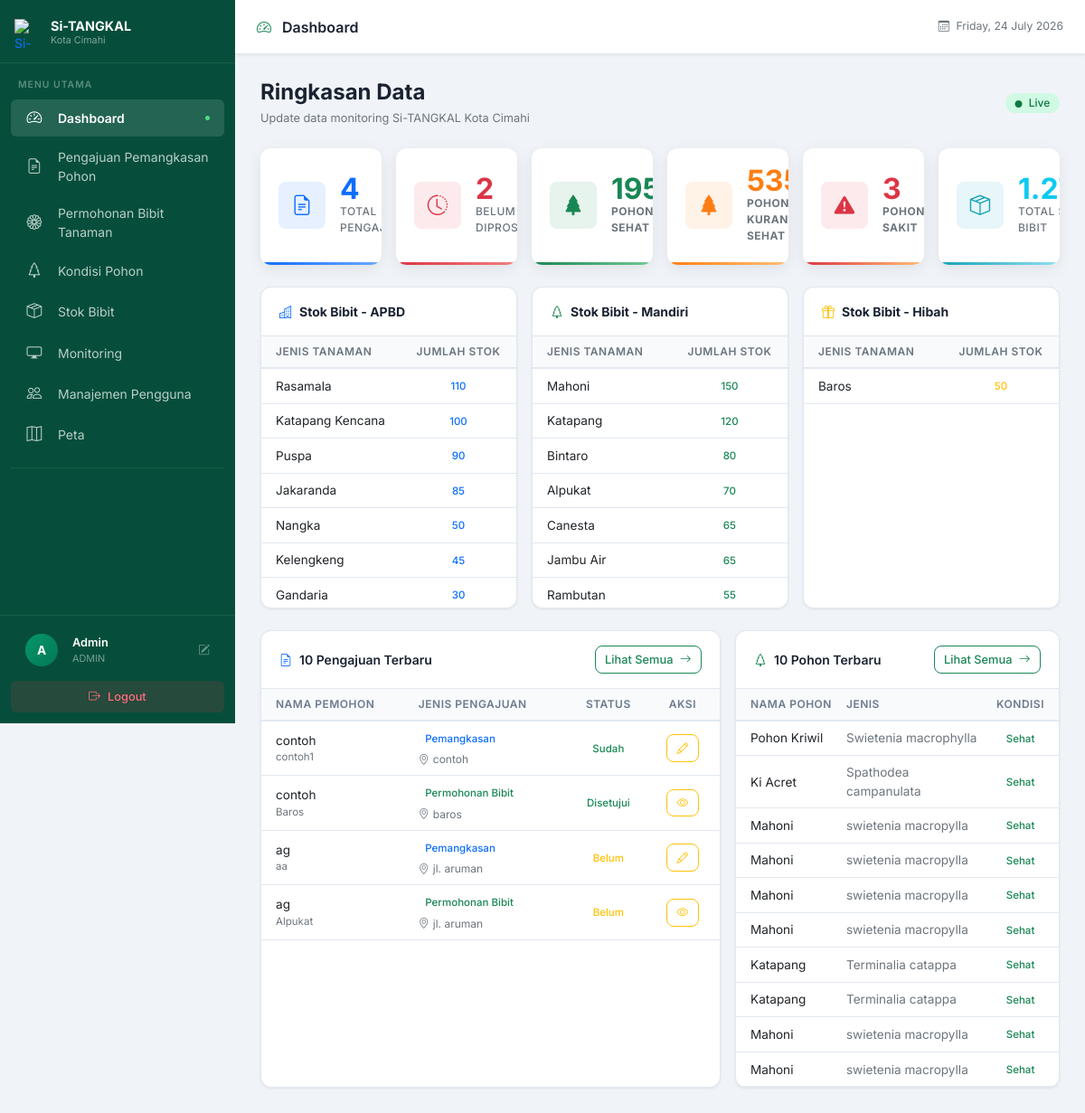
/Admin/index.php (signed in), run on the app's committed database.
### tables this page shows
CREATE TABLE `pohon` (
  `id` int NOT NULL AUTO_INCREMENT,
  `no_pohon` int DEFAULT NULL,
  `nama_lokal` varchar(100) DEFAULT NULL,
  `nama_latin` varchar(100) DEFAULT NULL,
  `family` varchar(100) DEFAULT NULL,
  `tahun_tanam` varchar(4) DEFAULT NULL,
  `habitus` varchar(15) DEFAULT NULL,
  `status_kel` varchar(75) DEFAULT NULL,
  `volume` decimal(15,8) DEFAULT '0.00000000',
  `kelas_awet` varchar(15) DEFAULT NULL,
  `kelas_kuat` varchar(15) DEFAULT NULL,
  `berat_jenis` decimal(15,8) DEFAULT '0.00000000',
  `kesehatan` enum('Sehat','Kurang Sehat','Sakit') DEFAULT 'Sehat',
  `serapan_co` decimal(15,8) DEFAULT '0.00000000',
  `produksi_o` decimal(15,8) DEFAULT NULL,
  `nama_jalan` varchar(150) DEFAULT NULL,
  `kelurahan` varchar(70) DEFAULT NULL,
  `kecamatan` varchar(70) DEFAULT NULL,
  `koordinat_x` decimal(11,8) DEFAULT '0.00000000',
  `koordinat_y` decimal(10,8) DEFAULT NULL,
  `keterangan` text,
  `foto` varchar(150) DEFAULT NULL,
  `flag` enum('0','1') DEFAULT '0',
  `umur_pohon` varchar(4) DEFAULT NULL,
  PRIMARY KEY (`id`) USING BTREE
);

### Admin/index.php (the view, shortened to what the rows shown need)
<?php
require_once __DIR__ . '/../config.php';
try {
    $pohonModel     = new PohonModel($config);
    $latestPohon     = $pohonModel->getLatest(10);
} catch (PDOException $e) {
    die("Gagal mengambil data: " . $e->getMessage());
}
require_once 'layouts/header.php';
require_once 'layouts/sidebar.php';
?>
<div class="row g-3 mb-4">
    <div class="col-12 col-lg-4">
        <div class="card h-100">
            <div class="card-body p-0">
                <div class="table-responsive overflow-auto" style="max-height: 300px;">
                    <table class="table table-hover mb-0" style="font-size: 0.85rem;">
                        <thead class="bg-light sticky-top" style="z-index: 1;">
                            <tr>
                                <th class="ps-3 text-muted text-uppercase">Jenis Tanaman</th>
                                <th class="text-center pe-3 text-muted text-uppercase" style="width: 120px;">Jumlah Stok</th>
                            </tr>
                        </thead>
                    </table>
                </div>
            </div>
        </div>
    </div>
    <div class="col-12 col-lg-4">
        <div class="card h-100">
            <div class="card-body p-0">
                <div class="table-responsive overflow-auto" style="max-height: 300px;">
                    <table class="table table-hover mb-0" style="font-size: 0.85rem;">
                        <thead class="bg-light sticky-top" style="z-index: 1;">
                            <tr>
                                <th class="ps-3 text-muted text-uppercase">Jenis Tanaman</th>
                                <th class="text-center pe-3 text-muted text-uppercase" style="width: 120px;">Jumlah Stok</th>
                            </tr>
                        </thead>
                    </table>
                </div>
            </div>
        </div>
    </div>
    <div class="col-12 col-lg-4">
        <div class="card h-100">
            <div class="card-body p-0">
                <div class="table-responsive overflow-auto" style="max-height: 300px;">
                    <table class="table table-hover mb-0" style="font-size: 0.85rem;">
                        <thead class="bg-light sticky-top" style="z-index: 1;">
                            <tr>
                                <th class="ps-3 text-muted text-uppercase">Jenis Tanaman</th>
                                <th class="text-center pe-3 text-muted text-uppercase" style="width: 120px;">Jumlah Stok</th>
                            </tr>
                        </thead>
                    </table>
                </div>
            </div>
        </div>
    </div>
</div>
<div class="row g-3">
    <div class="col-12 col-xl-7">
        <div class="card h-100">
            <div class="card-body p-0">
                <div class="table-responsive">
                    <table class="table table-hover mb-0" style="cursor:default;">
                        <thead>
                            <tr>
                                <th class="ps-3">Nama Pemohon</th>
                                <th>Jenis Pengajuan</th>
                                <th class="text-center">Status</th>
                                <th class="text-center pe-3">Aksi</th>
                            </tr>
                        </thead>
                    </table>
                </div>
            </div>
        </div>
    </div>
    <div class="col-12 col-xl-5">
        <div class="card h-100">
            <div class="card-body p-0">
                <div class="table-responsive">
                    <table class="table table-hover mb-0" style="cursor:default;">
                        <thead>
                            <tr>
                                <th class="ps-3">Nama Pohon</th>
                                <th>Jenis</th>
                                <th class="text-center pe-3">Kondisi</th>
                            </tr>
                        </thead>
                        <tbody>
                            <?php if (!empty($latestPohon)): ?>
                                <?php foreach ($latestPohon as $row):
                                    $kondisi = htmlspecialchars($row['kesehatan']);
                                    $badgeClass = match ($row['kesehatan']) {
                                        'Sehat'        => 'bg-success-subtle text-success',
                                        'Kurang Baik'  => 'bg-warning-subtle text-warning',
                                        'MATI'         => 'bg-danger-subtle text-danger',
                                        default        => 'bg-secondary-subtle text-secondary',
                                    };
                                ?>
                                <tr onclick="window.location='pohon.php'">
                                    <td class="ps-3 fw-500">
                                        <?= htmlspecialchars($row['nama_lokal']) ?>
                                    </td>
                                    <td class="text-muted"><?= htmlspecialchars($row['nama_latin']) ?></td>
                                    <td class="text-center pe-3">
                                        <span class="badge rounded-pill <?= $badgeClass ?>"><?= $kondisi ?></span>
                                    </td>
                                </tr>
                                <?php endforeach; ?>
                            <?php endif; ?>
                        </tbody>
                    </table>
                </div>
            </div>
        </div>
    </div>
</div>
<?php require_once 'layouts/footer.php'; ?>

### data on the page
pohon: nama_lokal "Pohon Kriwil", nama_latin "Swietenia macrophylla", kesehatan "Sehat"
pohon: nama_lokal "Ki Acret", nama_latin "Spathodea campanulata", kesehatan "Sehat"
pohon: nama_lokal "Mahoni", nama_latin "swietenia macropylla", kesehatan "Sehat"
pohon: nama_lokal "Mahoni", nama_latin "swietenia macropylla", kesehatan "Sehat"
pohon: nama_lokal "Mahoni", nama_latin "swietenia macropylla", kesehatan "Sehat"
pohon: nama_lokal "Mahoni", nama_latin "swietenia macropylla", kesehatan "Sehat"
pohon: nama_lokal "Katapang", nama_latin "Terminalia catappa", kesehatan "Sehat"
pohon: nama_lokal "Katapang", nama_latin "Terminalia catappa", kesehatan "Sehat"
pohon: nama_lokal "Mahoni", nama_latin "swietenia macropylla", kesehatan "Sehat"
pohon: nama_lokal "Mahoni", nama_latin "swietenia macropylla", kesehatan "Sehat"

### other printed values
$item['label'] "Dashboard"
$item['label'] "Pengajuan Pemangkasan Pohon"
$item['label'] "Permohonan Bibit Tanaman"
$item['label'] "Kondisi Pohon"
$item['label'] "Stok Bibit"
$item['label'] "Monitoring"
$item['label'] "Manajemen Pengguna"
$item['label'] "Peta"
substr($_SESSION['admin']['Name'] ?? 'A', 0, 1) "A"
$adminName "Admin"
$adminType "ADMIN"
$pageTitle "Dashboard"
$stats['total_pengajuan'] "4"
$stats['belum_proses'] "2"
$stats['pohon_mati'] "3"
